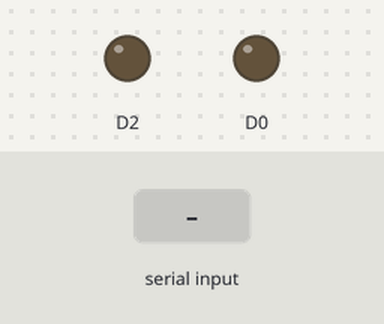
Simulated run of this sketch. Board: ESP8266 (NodeMCU). Parts: output pins drawn as LEDs (lit = HIGH). The test bench sets the inputs (shaded band). WiFi joins after 1.5 s; servers stay silent unless stated; storage starts empty; random numbers use the default seed unless the sketch sets one; what the sketch prints to the serial monitor is not drawn.

Above: at 0.1 s.
At 1.8 s:
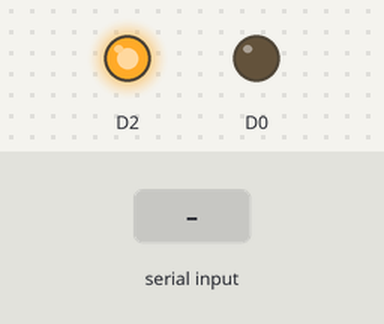
At 4.9 s:
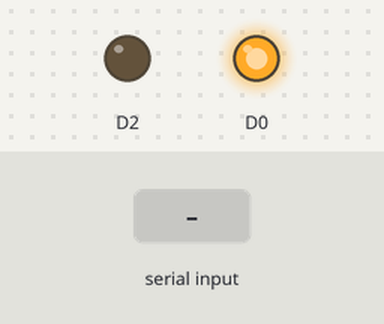
5.0 s: "1" received over Serial
8.0 s: "0" received over Serial
11.0 s: "2" received over Serial
Timing chart, 0 to 14.0 s (numbered marks = the images above; inputs shaded):
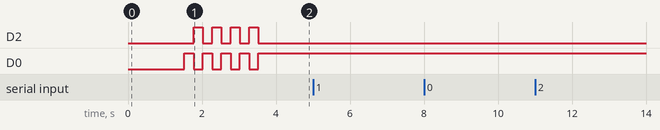

Measured:
- after the input at 5.0 s, every drawn part: stays the same
- after the input at 8.0 s, every drawn part: stays the same
- after the input at 11.0 s, every drawn part: stays the same

The sketch:

b4LensDumpOnSdOTA.ino
```cpp
#include <ESP8266WiFi.h>
#include <ESP8266mDNS.h>
#include <WiFiUdp.h>
#include <ArduinoOTA.h>
#include <SD.h>
#include <SPI.h>


// Replace with your network credentials
#ifndef STASSID
#define STASSID "TP-Link_5B09"
#define STAPSK "95271750"
#endif

const char* ssid = STASSID;
const char* password = STAPSK;
bool debug = false;
byte rxData[18];
byte txData[18];
bool connected=false;
bool finished = false;
int filename = 0;
char filenameArray[12];
File dataDump;


void setup() {
  Serial1.begin(115200);
  Serial.begin(76800);
  Serial1.println("Booting");
  WiFi.mode(WIFI_STA);
  WiFi.begin(ssid, password);
  while (WiFi.waitForConnectResult() != WL_CONNECTED) {
    Serial1.println("Connection Failed! Rebooting...");
    delay(5000);
    ESP.restart();
  }
  if (!SD.begin(15)) {
    Serial1.println("initialization failed!");
    while (1);
  }

  ArduinoOTA.onStart([]() {
    Serial1.println("Start");
  });
  ArduinoOTA.onEnd([]() {
    Serial1.println("\nEnd");
  });
  ArduinoOTA.onProgress([](unsigned int progress, unsigned int total) {
    Serial1.printf("Progress: %u%%\r", (progress / (total / 100)));
  });
  ArduinoOTA.onError([](ota_error_t error) {
    Serial1.printf("Error[%u]: ", error);
    if (error == OTA_AUTH_ERROR) Serial1.println("Auth Failed");
    else if (error == OTA_BEGIN_ERROR) Serial1.println("Begin Failed");
    else if (error == OTA_CONNECT_ERROR) Serial1.println("Connect Failed");
    else if (error == OTA_RECEIVE_ERROR) Serial1.println("Receive Failed");
    else if (error == OTA_END_ERROR) Serial1.println("End Failed");
  });
  ArduinoOTA.begin();
  Serial1.println("Ready");
  Serial1.print("IP address: ");
  Serial1.println(WiFi.localIP());

  pinMode(D0, OUTPUT);
  pinMode(D2, OUTPUT);
  for(int i=0; i<=7; i++){
    filenameArray[i]=(char)random(65, 90);
  }
  digitalWrite(D0, HIGH); //Blinking== ERROR; ON == waiting for connection
  digitalWrite(D2, LOW); //Blinking == Dumping; ON == Finished
  delay(250);
  digitalWrite(D0, LOW); //Blinking== ERROR; ON == waiting for connection
  digitalWrite(D2, HIGH); //Blinking == Dumping; ON == Finished
  delay(250);
  digitalWrite(D0, HIGH); //Blinking== ERROR; ON == waiting for connection
  digitalWrite(D2, LOW); //Blinking == Dumping; ON == Finished
  delay(250);
  digitalWrite(D0, LOW); //Blinking== ERROR; ON == waiting for connection
  digitalWrite(D2, HIGH); //Blinking == Dumping; ON == Finished
  delay(250);
  digitalWrite(D0, HIGH); //Blinking== ERROR; ON == waiting for connection
  digitalWrite(D2, LOW); //Blinking == Dumping; ON == Finished
  delay(250);
  digitalWrite(D0, LOW); //Blinking== ERROR; ON == waiting for connection
  digitalWrite(D2, HIGH); //Blinking == Dumping; ON == Finished
  delay(250);
  digitalWrite(D0, HIGH); //Blinking== ERROR; ON == waiting for connection
  digitalWrite(D2, LOW); //Blinking == Dumping; ON == Finished
  delay(250);
  digitalWrite(D0, LOW); //Blinking== ERROR; ON == waiting for connection
  digitalWrite(D2, HIGH); //Blinking == Dumping; ON == Finished
  delay(250);
  digitalWrite(D0, HIGH); //Blinking== ERROR; ON == waiting for connection
  digitalWrite(D2, LOW); //Blinking == Dumping; ON == Finished
  delay(250);

}

byte calculateChecksum() {
  if (debug){Serial1.println("calculating tx Checksum");}
  byte checksum = 0x00;
  for(byte i=0; i <= txData[0] + 1; i++) {
    checksum = checksum + txData[i];
    if (debug){
      Serial1.print("sum of Data: 0x");
      Serial1.println(checksum, HEX);
    }
  }
  checksum = 0x100 - checksum;
  if (debug){
    Serial1.print("Final Checksum: 0x");
    Serial1.println(checksum, HEX);
  }
  return checksum;
}

void clearRxTx() {
  if (debug){Serial1.println("clearing rx and tx data..");}
  for(byte i=0; i<18; i++){
    rxData[i]=0x00;
    txData[i]=0x00;
  }
  return;
}

void sendData(){
  if(debug){
    Serial1.print("tx Data:");
    for(byte i=0; i<=txData[0]+2;i++){
      Serial.print(" 0x");
      Serial1.print(txData[i], HEX);
    }
    Serial1.println("");
    Serial1.println("sending raw Data...");
  }
  txData[txData[0]+2] = calculateChecksum();
  for(byte i=0; i <= txData[0] +2; i++){
    Serial.write(txData[i]);
  }
  clearRxTx();
  return;
}

bool verifyCheckSum() {
  if (debug){Serial1.println("verifying Checksum...");}
  byte checksum;
  for(byte i=0; i <= rxData[0] + 2; i++) {
    checksum = checksum + rxData[i];
  }
  if(checksum == 0) {
    return true;
  }
  else {
    return false;
    }
}

void getResponse(){
    Serial.setTimeout(15);
    Serial.readBytes(rxData, 18);
    return;
}


bool connect(){
    txData[0]=0x00;
    txData[1]=0x01;
    sendData();
    getResponse();
    if(rxData[1]==0x01){
        return true;
    } else {return false;}
}

void loop() {
  ArduinoOTA.handle();
  if(finished){
    digitalWrite(D0, HIGH);
    digitalWrite(D2, HIGH);
    return;
  }
  while(!connected){
    connected = connect();
    return;
  }
  digitalWrite(D0, LOW);
  digitalWrite(D2, HIGH);
  while(SD.exists(filenameArray)){
    for(int i=0; i<=7; i++){
      filenameArray[i]=(char)random(65, 90);
    }
  }
  filenameArray[0] = (char) 47;
  filenameArray[8] = (char) 46;
  filenameArray[9] = (char) 84;
  filenameArray[10] = (char) 88;
  filenameArray[11] = (char) 84;
  dataDump = SD.open(filenameArray, FILE_WRITE);
  for(int i = 0; i <=0xFF; i++){
    if(millis()/100%2){
        digitalWrite(D2, LOW);
        digitalWrite(D0, HIGH);
    } else {digitalWrite(D2, HIGH);digitalWrite(D0, LOW);}
    txData[1] = i;
    sendData();
    getResponse();
    if (true){
      Serial1.print("Writing to file...");
      for(byte i = 0; i <= rxData[0]+2; i++){
        dataDump.print("0x");
        dataDump.print(rxData[i], HEX);
        dataDump.print("; ");
      }
      if(rxData[1]==0x11){
        for(byte j = 2; j <= rxData[0]+2; j++){
          dataDump.print((char)rxData[j]);
        }
      }
    dataDump.println();
    }
  }
  dataDump.close();
  finished = true;
  connected = false;
}
```
